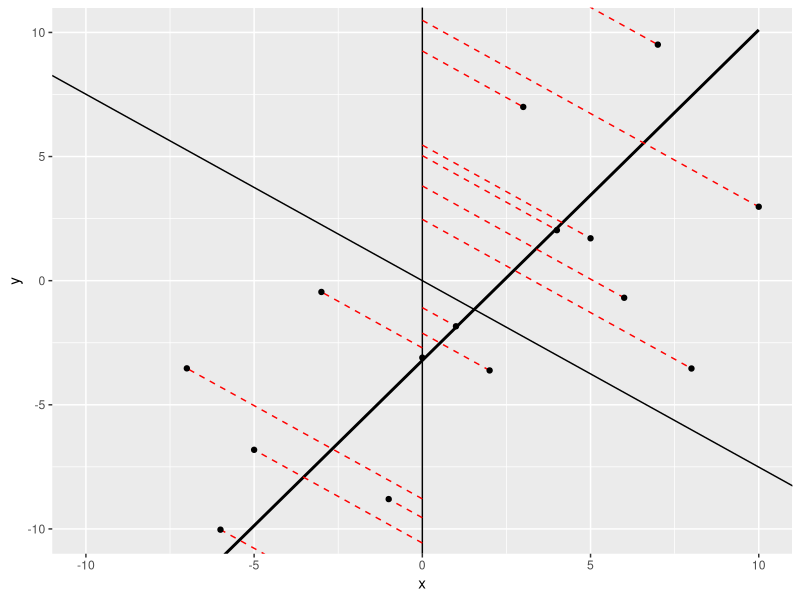

Reproduce this figure in R. (Note: this script raises an error after producing the figure.)
#####################################################
##                                                 ##
##     Global climate and population dynamics      ##
##                                                 ##
##    Testing linear detrending with simulation    ##
##                                                 ##
##                 May 8th 2020                    ##
##                                                 ##
#####################################################
rm(list = ls())
options(width = 100)

library(tidyverse)
library(grid)
library(gridExtra)

##__________________________________________________________________________________________________
#### 1. Set up data and model ####

# Testing a trend of 1.2
set.seed(100)
dat <- tibble(x = -10:10, y = 1.2*x - 4) %>% 
  mutate(y = y + rnorm(20, sd = 10))

mod <- lm(y ~ x, data = dat)

mod$coefficients[2]

##__________________________________________________________________________________________________
#### 2. Finding orthogonal (perpedicular) line and projections ####

# Orthogonal slope and y intercepts
orthSlope <- (-1) / mod$coefficients[2]
orthIntercepts <- dat$y - (orthSlope*dat$x)

# Projected x and y values based on the orthoganal
projX <- (mod$coefficients[1] - orthIntercepts) / # diff between line y intercept and orthogonal y intercepts
  (orthSlope - mod$coefficients[2]) # difference between the two slopes
projY <- orthIntercepts + (orthSlope * projX)

# Add in vertical fitted points from the mod too i.e. where each point is on the line
dat_proj <- mutate(dat, projX = projX, projY = projY,
                   projY_vert = fitted(mod)) 

##__________________________________________________________________________________________________
#### 3. Plots of the different residuals ####

# first plot to look at the orthogonal intercepts and orthogonal slope
ggplot(dat, aes(x,y)) + 
  geom_smooth(method = "lm", se = F,
              colour = "black") +
  geom_vline(xintercept = 0) +
  geom_abline(intercept = 0,
              slope = orthSlope) +
  geom_segment(aes(x = 0, xend = x,
                   y = orthIntercepts, yend = y),
               linetype = "dashed", colour = "red") +
  geom_point() +
  coord_cartesian(xlim = c(-10,10), ylim = c(-10,10)) 

# basic plot
basic <- ggplot(dat_proj, aes(x, y)) +
  geom_smooth(method = "lm", se = F, colour = "black") +
  geom_point(size = 2) +
  coord_cartesian(xlim = c(-15,15), ylim = c(-15,15)) +
  theme_bw(base_size = 12)

# standard residuals
vert_resid <- ggplot(dat_proj, aes(x, y)) +
  geom_segment(aes(xend = x, yend = projY_vert),
               linetype = "dashed", colour = "darkgreen") +
  geom_smooth(method = "lm", se = F, colour = "black") +
  geom_point(aes(x = x, y = projY_vert), 
             shape = 1, colour = "darkgreen") +
  geom_point(size = 2) +
  coord_cartesian(xlim = c(-15,15), ylim = c(-15,15)) +
  theme_bw(base_size = 12)

# orthogonal residuals
orth_resid <- ggplot(dat_proj, aes(x, y)) +
  geom_segment(aes(xend = projX, yend = projY),
               linetype = "dashed", colour = "blue") +
  geom_smooth(method = "lm", se = F, colour = "black") +
  geom_point(aes(x = projX, y = projY), 
             shape = 1, colour = "blue") +
  geom_point(size = 2) +
  coord_cartesian(xlim = c(-15,15), ylim = c(-15,15)) +
  theme_bw(base_size = 12)

ggsave(grid.arrange(basic, vert_resid, orth_resid, ncol = 3),
       filename = "plots/annual_abundance/linear_trend_and_detrending/detrending_test.jpeg",
       width = 12, height = 4, units = "in", dpi = 400)

ggsave(grid.arrange(basic, vert_resid, ncol = 2),
       filename = "plots/annual_abundance/linear_trend_and_detrending/detrending_linear.jpeg",
       width = 8, height = 4, units = "in", dpi = 400)

##__________________________________________________________________________________________________
#### 4. Comparing orthogonal and vertical residuals ####

dat_resid <- dat_proj %>% 
  mutate(orth_resid = sqrt((projX - x)^2 + (projY - y)^2), # equation for the cartesian (euclidian) distance between two points
         vert_resid = resid(mod))

ggplot(dat_resid, aes(x = vert_resid, y = orth_resid)) +
  geom_point()

# These cartesian distances can't be negative
# Also probably don't need this orthogonal approach, as there isn't error in x i.e. The independent variable
# of years doesn't have error around it, 
# Therefore, it's probably sensible to use vertical residuals. They are also linked tightly, particularly in
# examples with few data points like this.




